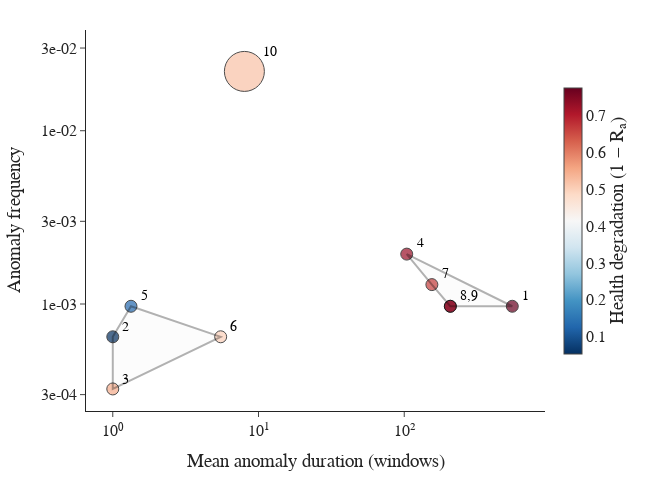

Write notebook code for a chart like this one.
### Code cell
ra.plot_regimes_plotly_clean_with_labels_right(summary, radius_offset=9)

### Figure 1 — Plotly figure (JSON) as saved in the notebook; plotly's stock layout.template omitted (floating-point values rounded to 4 significant figures)
{"data": [{"marker": {"color": [0.7744, 0.5213, 0.05497, 0.5508, 0.7267, 0.1302, 0.5016, 0.6655, 0.7234, 0.745], "colorbar": {"len": 0.75, "thickness": 18, "title": {"side": "right", "text": "Health degradation (1 − Rₐ)"}}, "colorscale": [[0.0, "rgb(5,48,97)"], [0.1, "rgb(33,102,172)"], [0.2, "rgb(67,147,195)"], [0.3, "rgb(146,197,222)"], [0.4, "rgb(209,229,240)"], [0.5, "rgb(247,247,247)"], [0.6, "rgb(253,219,199)"], [0.7, "rgb(244,165,130)"], [0.8, "rgb(214,96,77)"], [0.9, "rgb(178,24,43)"], [1.0, "rgb(103,0,31)"]], "line": {"color": "black", "width": 1}, "size": [3, 68, 2, 1, 6, 3, 2, 4, 3, 3], "sizemin": 6, "sizemode": "area", "sizeref": 0.085}, "mode": "markers", "showlegend": false, "text": ["Endpoint 1", "Endpoint 10", "Endpoint 2", "Endpoint 3", "Endpoint 4", "Endpoint 5", "Endpoint 6", "Endpoint 7", "Endpoint 8", "Endpoint 9"], "x": [551.3, 8.0, 1.0, 1.0, 104.0, 1.333, 5.5, 154.8, 207.0, 207.3], "y": [0.0009702, 0.02199, 0.0006468, 0.0003234, 0.00194, 0.0009702, 0.0006468, 0.001294, 0.0009702, 0.0009702], "type": "scatter"}, {"mode": "text", "showlegend": false, "text": ["1", "10", "2", "3", "4", "5", "6", "7", "8,9"], "textfont": {"color": "black", "family": "Serif", "size": 14}, "textposition": "middle right", "x": [643.3, 10.78, 1.159, 1.148, 123.3, 1.556, 6.372, 181.6, 241.7], "y": [0.001104, 0.02825, 0.0007319, 0.0003632, 0.002238, 0.001104, 0.0007319, 0.00148, 0.001104], "type": "scatter"}], "layout": {"shapes": [{"fillcolor": "rgba(0,0,0,0.04)", "line": {"color": "black", "width": 2}, "path": "M 551.3333333333334,0.0009702457956015524 L 104.0,0.0019404915912031048 L 154.75,0.00129366106080207 L 207.0,0.0009702457956015524 Z", "type": "path", "xref": "x", "yref": "y"}, {"fillcolor": "rgba(0,0,0,0.04)", "line": {"color": "black", "width": 2}, "path": "M 1.0,0.000646830530401035 L 1.0,0.0003234152652005175 L 5.5,0.000646830530401035 L 1.3333333333333333,0.0009702457956015524 Z", "type": "path", "xref": "x", "yref": "y"}], "margin": {"l": 70, "r": 90, "t": 30, "b": 60}, "xaxis": {"title": {"text": "Mean anomaly duration (windows)"}, "type": "log", "tickvals": [1, 10, 100, 1000], "ticktext": ["10⁰", "10¹", "10²", "10³"]}, "yaxis": {"title": {"text": "Anomaly frequency"}, "type": "log", "tickvals": [0.0001, 0.0003, 0.001, 0.003, 0.01, 0.03], "ticktext": ["1e-04", "3e-04", "1e-03", "3e-03", "1e-02", "3e-02"]}, "font": {"family": "Serif", "size": 16}, "width": 650, "height": 480}}
